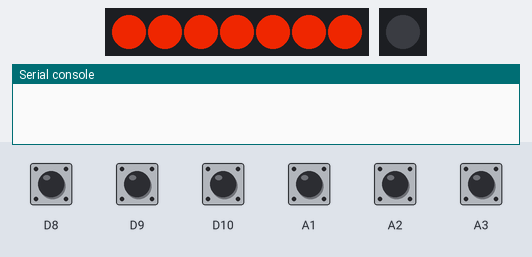
A program run on a simulated CircuitPython board. Parts: 7 RGB LEDs in strip order, left to right, 1 RGB LEDs in strip order, left to right, the last lines printed to the serial console. The inputs (shaded band) are chosen by the test bench; at power-on: A1–3, D8–10 HIGH. USB keyboard and mouse output is not drawn.

Above: at 1.3 s.
2.8 s: D8 pulled LOW for 0.15 s
At 4.7 s:
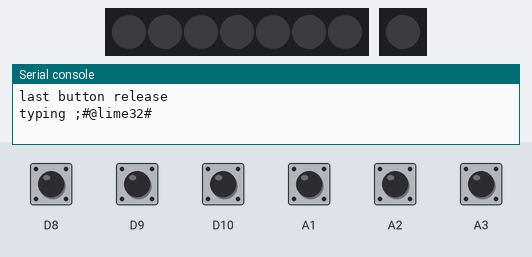
5.0 s: D9 pulled LOW for 1 s
At 6.4 s:
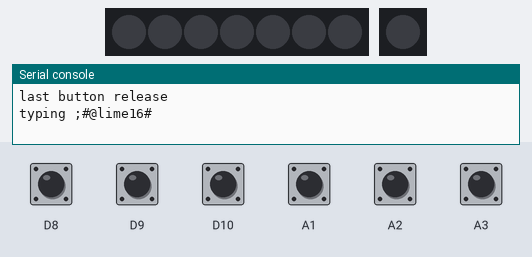
7.5 s: D8 driven LOW and D9 driven LOW
At 8.5 s:
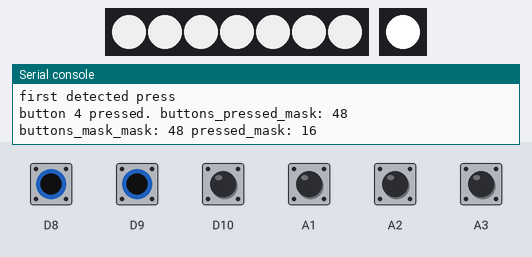
Timing chart, 0 to 16.5 s (numbered marks = the images above; inputs shaded):
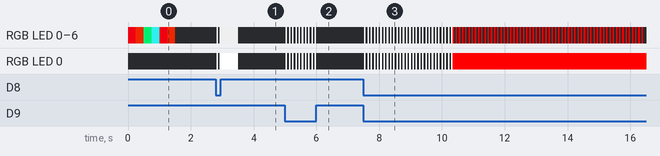

The program:

code.py
```python
import time
import board
import keypad
import usb_hid
import neopixel
from adafruit_led_animation.animation.pulse import Pulse
from adafruit_led_animation.animation.solid import Solid
from adafruit_led_animation.animation.blink import Blink
from adafruit_led_animation.group import AnimationGroup
from adafruit_led_animation import color
from adafruit_led_animation.animation.chase import Chase
from adafruit_led_animation.animation.rainbow import Rainbow
from adafruit_led_animation.animation.rainbowsparkle import RainbowSparkle
from adafruit_led_animation.animation.colorcycle import ColorCycle
from adafruit_hid.keyboard import Keyboard
from adafruit_hid.keyboard_layout_us import KeyboardLayoutUS

# When all buttons are released, this code will type the mask of what
# had been pressed, surrounded by the prefix and suffix below.
MSG_PREFIX = ";#@lime"
MSG_SUFFIX = "#"

kbd = Keyboard(usb_hid.devices)
layout = KeyboardLayoutUS(kbd)

# This is the pin in the board that is connected to the NeoPixel Jewel - 7 RGB LED
pixel_pin = board.A0
num_pixels = 7
pixels = neopixel.NeoPixel(pixel_pin, num_pixels, brightness=0.8, auto_write=False)
internal_pixel = neopixel.NeoPixel(board.NEOPIXEL, 1, brightness=1, auto_write=False)

# The button pins we'll use. Each is directly connected to a Kailh Mechanical Key Switch
buttonpins = (board.A3, board.A2, board.A1, board.D10, board.D9, board.D8)

keys = keypad.Keys(buttonpins, value_when_pressed=False, pull=True)

animation_push_button = AnimationGroup(
    Blink(pixels, speed=0.05, color=color.WHITE),
    Blink(internal_pixel, speed=0.05, color=color.WHITE),
)

animation_fidget_push_button = AnimationGroup(
    Blink(pixels, speed=0.05, color=color.PURPLE),
    Solid(internal_pixel, color=color.PURPLE),
)

animation_long_push_button = AnimationGroup(
    Blink(pixels, speed=0.05, color=color.RED),
    Solid(internal_pixel, color=color.RED),
)

animation_off = AnimationGroup(
    Solid(pixels, color=color.BLACK),
    Solid(internal_pixel, color=color.BLACK),
)

animation_groups = [
    AnimationGroup(
        Pulse(pixels, speed=0.05, color=color.ORANGE, period=10),
        Solid(internal_pixel, color=color.AMBER),
    ),
    AnimationGroup(
        Rainbow(pixels, speed=0.1, period=10),
        Solid(internal_pixel, color=color.BLACK),
    ),
    AnimationGroup(
        RainbowSparkle(pixels, speed=0.1, num_sparkles=2),
        RainbowSparkle(internal_pixel, speed=0.1, num_sparkles=0),
    ),
    AnimationGroup(
        Blink(pixels, speed=3, color=color.GOLD),
        Solid(internal_pixel, color=color.GOLD),
    ),
    AnimationGroup(
        Chase(pixels, speed=0.1, size=3, spacing=6, color=color.GREEN),
        Solid(internal_pixel, color=color.GREEN),
    ),
    AnimationGroup(
        ColorCycle(
            pixels,
            10,
            colors=[
                color.BLUE,
                color.GREEN,
                color.RED,
                color.TEAL,
                color.PURPLE,
                color.AQUA,
            ],
        ),
        Solid(internal_pixel, color=color.BLUE),
    ),
    animation_off,  # Expected to be the last one
]

# Initial animation to show that code is ready to go
start_ts = time.monotonic()
start_amin = ColorCycle(
    pixels, 0.25, colors=[color.MAGENTA, color.ORANGE, color.TEAL, color.AQUA]
)
while time.monotonic() - start_ts < 1.5:
    start_amin.animate()

ALL_BUTTONS_MASK = 2 ** len(buttonpins) - 1

# The state of the lemon keyboard
fidget_mode = False
curr_animation_group_index = -1
animations = animation_off
buttons_pressed_ts = None
buttons_pressed = 0
buttons_mask = 0
buttons_first_press = None
long_press = False

# Create an event we will reuse over and over.
event = keypad.Event()

print("Waiting for button presses")
while True:
    animations.animate()
    time.sleep(0.01)

    # Detect long press
    if (
        (not long_press)
        and buttons_pressed
        and time.monotonic() - buttons_pressed_ts > 2.8
    ):
        print("long press")
        long_press = True
        animations.reset()
        animations = animation_long_push_button

    if keys.events.get_into(event):
        pressed_mask = 2 ** event.key_number
        prev_buttons_pressed = buttons_pressed
        prev_buttons_mask = buttons_mask

        if event.pressed:
            buttons_pressed |= pressed_mask
            buttons_mask |= pressed_mask
        else:
            buttons_pressed &= ~pressed_mask

        print(
            "button",
            event.key_number,
            "pressed." if event.pressed else "released.",
            "buttons_pressed_mask:",
            buttons_pressed,
            "buttons_mask_mask:",
            buttons_mask,
            "pressed_mask:",
            pressed_mask,
        )

        if not prev_buttons_pressed and buttons_pressed:
            print("first detected press")
            # first button pressed
            animations.reset()
            animations = (
                animation_fidget_push_button if fidget_mode else animation_push_button
            )
            buttons_pressed_ts = time.monotonic()
            buttons_first_press = event.key_number
        elif prev_buttons_pressed and not buttons_pressed:
            print("last button release")
            # last button released
            if long_press:
                if buttons_mask != 2 ** buttons_first_press:
                    # long press when multiple buttons were pressed: animation off
                    curr_animation_group_index = -1
                else:
                    curr_animation_group_index = buttons_first_press % len(
                        animation_groups
                    )
            else:
                msg = f"{MSG_PREFIX}{buttons_mask}{MSG_SUFFIX}"
                if buttons_mask == ALL_BUTTONS_MASK:
                    fidget_mode = not fidget_mode
                    print("fidget mode is now", "on" if fidget_mode else "off")
                elif fidget_mode:
                    print("fidget mode message: ", msg)
                else:
                    print("typing", msg)
                    layout.write(msg)
                    time.sleep(0.3)
                    keys.events.clear()  # Empty the event queue.
            animations.reset()
            animations = animation_groups[curr_animation_group_index]
            long_press = False
            buttons_mask = 0
```

Measured:
- after the input at 2.8 s, RGB LED 0–6: off → RGB(204, 204, 204) at once, → off 0.05 s later, → RGB(204, 204, 204) 0.05 s later, → off 0.58 s later; RGB LED 0: off → RGB(255, 255, 255) at once, → off 0.05 s later, → RGB(255, 255, 255) 0.05 s later, → off 0.58 s later; the LEDs: first change at once (image 1 shows a later state)
- after the input at 5.0 s, RGB LED 0–6: alternates RGB(204, 204, 204) for 0.05 s and off for 0.05 s, 20 changes in all, then stays off, starting at once; RGB LED 0: alternates RGB(255, 255, 255) for 0.05 s and off for 0.05 s, 20 changes in all, then stays off, starting at once; the LEDs: first change at once (image 2 shows a later state)
- after the input at 7.5 s, RGB LED 0: off → RGB(255, 255, 255) at once, then repeats every 0.10 s: off 0.05 s, RGB(255, 255, 255) 0.05 s, until it stays RGB(255, 0, 0) from 10.3 s; the LEDs: change at once (image 3)
